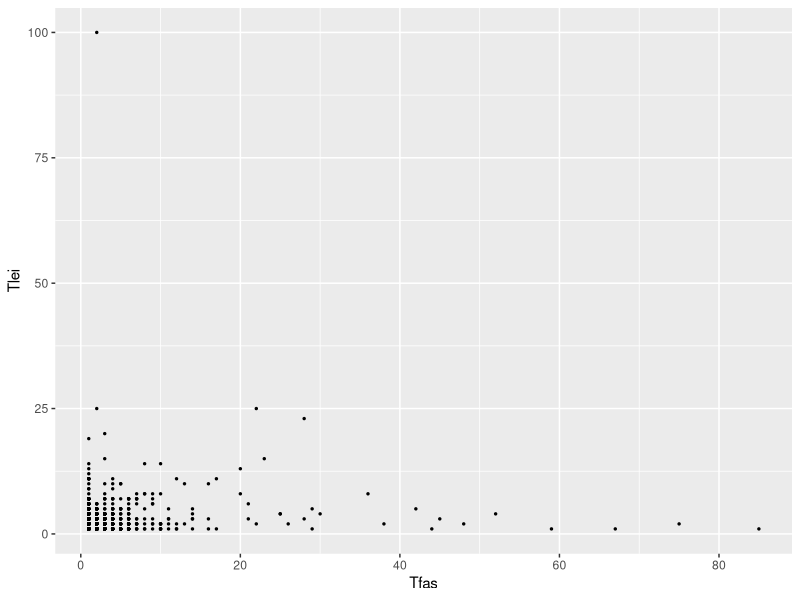
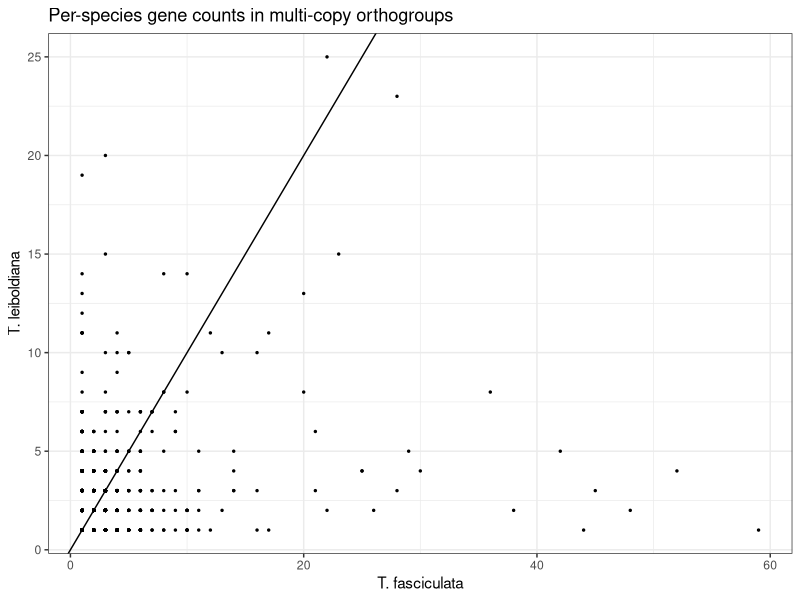

These charts were generated, in order, by the following R code:
# Studying differences in gene family sizes between Tfas and Tlei

library(ggplot2)

setwd("/home/clara/Documents/GitHub/Tillandsia-compgenomics/Gene-family-evo-tfas-tlei/")
counts <- read.table("orthogroups_Tfas_Tlei_Acom.counts.no_TEs.size_corrections.txt", sep = '\t')
colnames(counts) <- c("og_id", "Acom", "Tfas", "Tlei")

# Filter out unique orthogroups
counts_Tfas_Tlei <- counts[counts$Tfas != 0 & counts$Tlei != 0,]
ggplot(counts_Tfas_Tlei, aes(x=Tfas, y=Tlei)) + geom_point(size = .5)

# Same without plastid annotations
counts_noplastid <- read.table("orthogroups_Tfas_Tlei_Acom.counts.no_TEs.size_corrections.no_plastid-mito-ribo.txt",
                               sep = "\t")
colnames(counts_noplastid) <- c("og_id", "Acom", "Tfas", "Tlei")
counts_Tfas_Tlei_npl <- counts_noplastid[counts_noplastid$Tfas != 0 & counts_noplastid$Tlei != 0,]
counts_Tfas_Tlei_npl <- counts_Tfas_Tlei_npl[counts_Tfas_Tlei_npl$og_id != "OG0000015",]

ggplot(counts_Tfas_Tlei_npl, aes(x=Tfas, y=Tlei)) + geom_point(size = .5) +
  geom_abline(intercept = 0, slope = 1) +
  labs(title = "Per-species gene counts in multi-copy orthogroups") +
  ylab(label = "T. leiboldiana") +
  xlab(label = "T. fasciculata") +
  theme_bw()

counts_Tfas_Tlei_npl_multi <- counts_Tfas_Tlei_npl[!(counts_Tfas_Tlei_npl$Tfas == 1 & counts_Tfas_Tlei_npl$Tlei == 1),]
write.table(counts_Tfas_Tlei_npl_multi, file = "orthogroup_selection_for_GO_term_all.txt", sep = "\t")

chisq.test(counts_Tfas_Tlei_npl$Tfas, counts_Tfas_Tlei_npl$Tlei, correct=FALSE)
  
